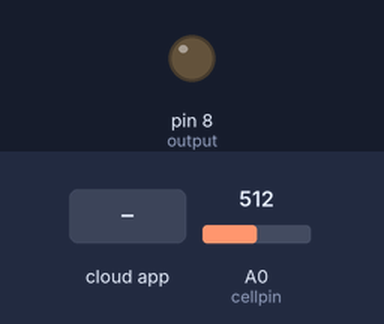
This sketch was run on a simulated Arduino Uno, built with avr-gcc and run on an emulated ATmega328P. Parts: output pins drawn as LEDs (lit = HIGH). Inputs (shaded band) come from the test bench; at power-on: A0 (cellpin) = 512. The ROS host is connected and sends only what is stated; what the sketch prints to the serial monitor is not drawn.

Above: at 1.2 s.
1.3 s: the phone or cloud app sets cellreading to -100
At 2.7 s:
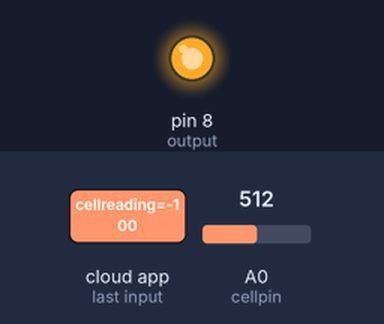
Timing chart, 0 to 4.3 s (numbered marks = the images above; inputs shaded):
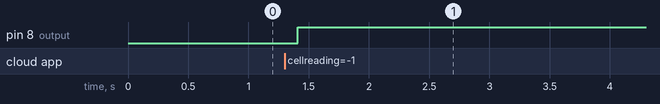

The sketch:

testlight.ino
```cpp
#include <ros.h>  //included required ROS stuff
#include <std_msgs/Float32.h>

ros::NodeHandle nh; //make the node , messages
std_msgs::Float32 cellreading;
ros::Publisher chatter("cellreading", &cellreading); //Publisher

void messageCb(const std_msgs::Float32& toggle_msg){ //This is how I controlled the LED
  if(toggle_msg.data < 500)
    digitalWrite(8, HIGH);
  else
    digitalWrite(8, LOW);
}

ros::Subscriber<std_msgs::Float32> sub("cellreading", &messageCb ); //Subscribe to publisher

int cellpin = 0;
int reading;
int ledpin;
int ledbrightness;

void setup() {
  pinMode(8, OUTPUT); //output, start serial, make node, subscriber, advertise this
  Serial.begin(9600);
  nh.initNode();
  nh.subscribe(sub);
  nh.advertise(chatter);
}
void loop() {
  reading = analogRead(cellpin); //read, print
  Serial.print("Analog reading: ");
  Serial.println(reading);
  cellreading.data = reading;
  chatter.publish(&cellreading);
  nh.spinOnce();
  delay(100);


  delay(100);
}
```

Measured:
- after the input at 1.3 s, pin 8 (output): LOW → HIGH after 0.11 s
